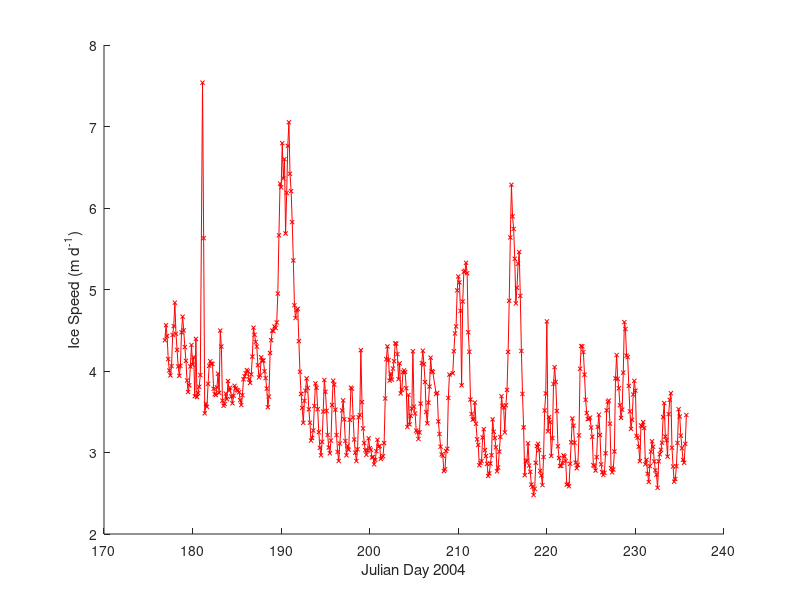
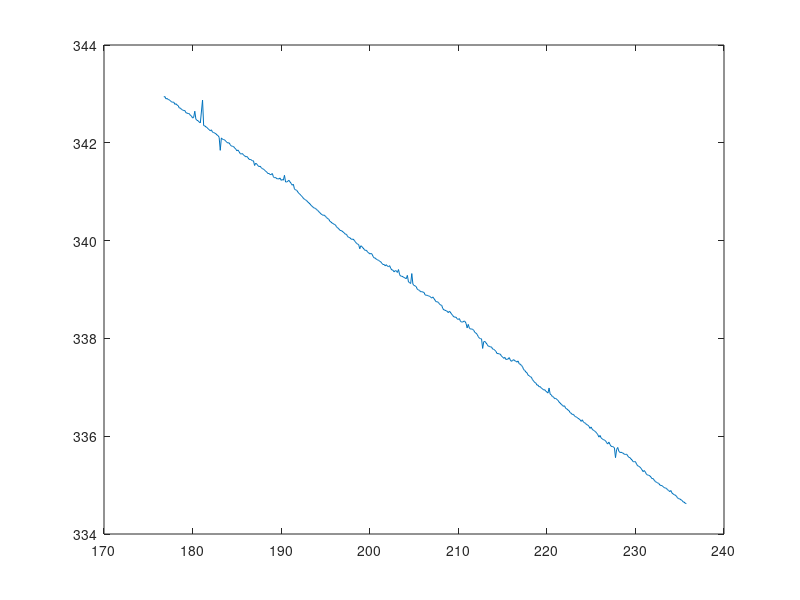

Write MATLAB code to recreate these figures, in order.
%given t,X,Y,Z file for GPS coordinates of a rx on a glacier, this script
%gives the average postion for plotting on a location map, then gives
%velocity, horizontal velocity and plots these as a function of time.
clear all
close all

load positions.txt; %columbia 2004 positions in UTM NAD27 local time
t = positions(:,1);
x = positions(:,3);
y = positions(:,2);
z = positions(:,4);

Emean = mean(x)-490000
Nmean = mean(y)-6700000

len = length(t);

dx = diff(x);
dy = diff(y);
dz = diff(z);
dt = diff(t);

dist = sqrt(dx.^2 + dy.^2 +dz.^2);
Hdist = sqrt(dx.^2 +dy.^2);
v = dist./dt;
Hv = Hdist./dt;


for j = 1:len-1
    avgt(j) = t(j) +dt(j);
end

figure(1); hold on
%plot(avgt,Hv)
plot(avgt,v,'r -x','markersize',3)
xlabel('Julian Day 2004'); ylabel('Ice Speed (m d^{-1})')
figure(2); plot(t,z)
